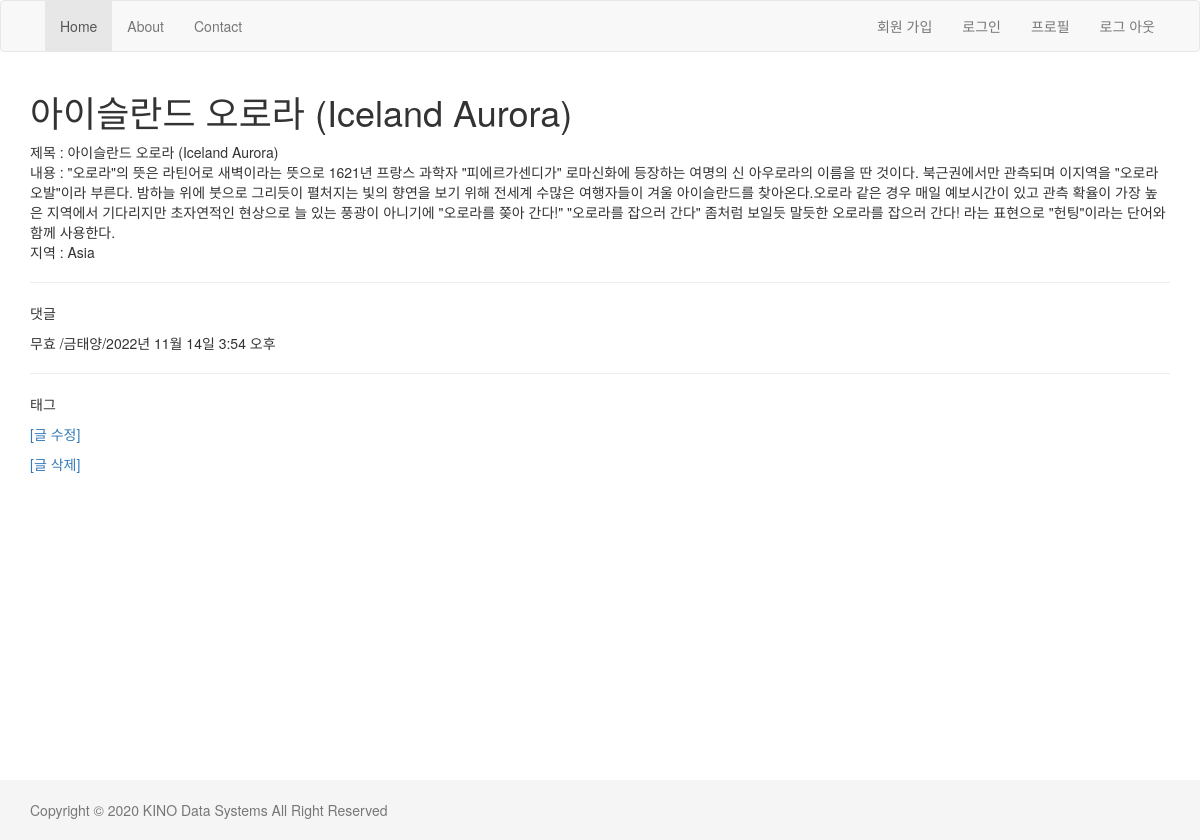
Page /blog/1/ on the committed database.
### blog/models.py (models this page shows, shortened)
class Post(models.Model):
    class Meta:
        ordering = ['-id']
    REGION_CHOICE = (
        ('Africa', '아프리카'),
        ('Europe', '유럽'),
        ('Oceania', '오세아니아'),
        ('Asia', '아시아'),
        ('North America', '북아메리카'),
        ('South America', '남아메리카'),
    )
    title = models.CharField('제목', max_length=250)
    body = models.TextField('내용')
    region = models.CharField('지역', max_length=20, choices=REGION_CHOICE, default='Asia')
    created = models.DateField(auto_now_add=True)
    updated = models.DateTimeField(auto_now=True)
    tag = models.ManyToManyField('Tag')

class Comment(models.Model):
    post = models.ForeignKey('Post', on_delete=models.CASCADE)
    author = models.CharField(max_length=20)
    message = models.TextField()
    created = models.DateField(auto_now_add=True)
    updated = models.DateTimeField(auto_now=True)

### blog/views.py (the view)
# urls.py: path('<int:id>/', views.detail, name='detail'),
def detail(request, id):
    post = get_object_or_404(Post, id=id)
    comment_list = post.comment_set.all()
    tag_list = post.tag.all()
    return render(request, 'blog/detail.html', {'post': post,
                                                'comment_all': comment_list,
                                                'tag_list': tag_list, })
    return HttpResponse(post.title)

### blog/templates/blog/detail.html (shortened to what this page needs)
{% extends "layout.html" %}
{% block content %}
    <h1>{{post.title}}</h1>
    제목 : {{post.title}} <br/>
    내용 : {{post.body}} <br/>
    지역 : {{post.region}} <br>
    <hr><p>댓글</p>
    {% for comment in comment_all %}
        <p>{{comment.message}} /{{comment.author}}/{{comment.updated}}</p>
    {% empty %}
        댓글이 존재하지 않습니다.
    {% endfor %}
    <hr><p>태그</p>
    <a href="{% url 'blog:update' post.id %}">[글 수정]</a> <p></p>
    <a href="{% url 'blog:delete' post.id %}">[글 삭제]</a>
{% endblock %}

### templates/layout.html (style rules this page uses)
html { position: relative; min-height: 100% }
body { margin-bottom: 60px }

### rows in the picture
Post: title "아이슬란드 오로라 (Iceland Aurora)", body "\"오로라\"의 뜻은 라틴어로 새벽이라는 뜻으로 1621년 프랑스 과학자 \"피에르가센디가\" 로마신화에 등장하는 여명의 신 아우로라의 이름을 딴 것이다. 북근권에서만 관측되며 이지역을 \"오로라 오발\"이라 부른다. 밤하늘 위에 붓으로 그리듯이 펼처지는 빛의 향연을 보기 위해 전세계 수많은 여행자들이 겨울 아이슬란드를 찾아온다.오로라 같은 경우 매일 예보시간이 있고 관측 확율이 가장 높은 지역에서 기다리지만 초자연적인 현상으로 늘 있는 풍광이 아니기에 \"오로라를 쫒아 간다!\" \"오로라를 잡으러 간다\" 좀처럼 보일듯 말듯한 오로라를 잡으러 간다! 라는 표현으로 \"헌팅\"이라는 단어와 함께 사용한다.", region "Asia"
Comment: message "무효", author "금태양", updated "2022년 11월 14일 3:54 오후"
